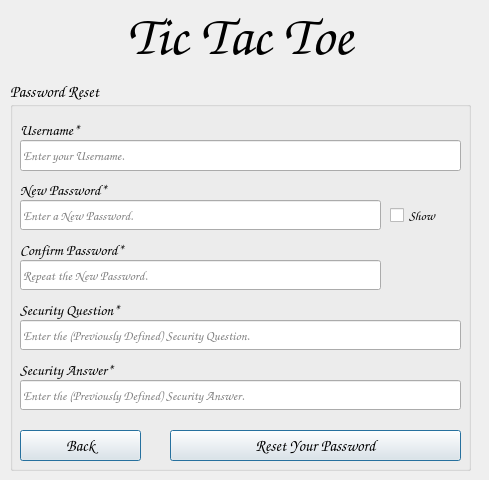
   <widget class="QWidget" name="page_3_password_reset">
    <widget class="QGroupBox" name="groupBox_2">
     <property name="geometry">
      <rect>
       <x>10</x>
       <y>80</y>
       <width>461</width>
       <height>391</height>
      </rect>
     </property>
     <property name="font">
      <font>
       <family>Comic Sans MS</family>
       <pointsize>12</pointsize>
       <italic>true</italic>
      </font>
     </property>
     <property name="title">
      <string>Password Reset</string>
     </property>
     <widget class="QLabel" name="resetUsernameLabel">
      <property name="enabled">
       <bool>true</bool>
      </property>
      <property name="geometry">
       <rect>
        <x>10</x>
        <y>40</y>
        <width>200</width>
        <height>20</height>
       </rect>
      </property>
      <property name="font">
       <font>
        <family>Comic Sans MS</family>
        <pointsize>11</pointsize>
        <italic>false</italic>
        <underline>false</underline>
        <strikeout>false</strikeout>
        <kerning>false</kerning>
        <fontweight>DemiBold</fontweight>
       </font>
      </property>
      <property name="text">
       <string>Username*</string>
      </property>
      <property name="alignment">
       <set>Qt::AlignLeading|Qt::AlignLeft|Qt::AlignVCenter</set>
      </property>
      <property name="wordWrap">
       <bool>false</bool>
      </property>
     </widget>
     <widget class="QLabel" name="resetSecurityQuestionLabel">
      <property name="enabled">
       <bool>true</bool>
      </property>
      <property name="geometry">
       <rect>
        <x>10</x>
        <y>220</y>
        <width>200</width>
        <height>20</height>
       </rect>
      </property>
      <property name="font">
       <font>
        <family>Comic Sans MS</family>
        <pointsize>11</pointsize>
        <italic>false</italic>
        <underline>false</underline>
        <strikeout>false</strikeout>
        <kerning>false</kerning>
        <fontweight>DemiBold</fontweight>
       </font>
      </property>
      <property name="text">
       <string>Security Question*</string>
      </property>
      <property name="alignment">
       <set>Qt::AlignLeading|Qt::AlignLeft|Qt::AlignVCenter</set>
      </property>
      <property name="wordWrap">
       <bool>false</bool>
      </property>
     </widget>
     <widget class="QLabel" name="resetSecurityAnswerLabel">
      <property name="enabled">
       <bool>true</bool>
      </property>
      <property name="geometry">
       <rect>
        <x>10</x>
        <y>280</y>
        <width>200</width>
        <height>20</height>
       </rect>
      </property>
      <property name="font">
       <font>
        <family>Comic Sans MS</family>
        <pointsize>11</pointsize>
        <italic>false</italic>
        <underline>false</underline>
        <strikeout>false</strikeout>
        <kerning>false</kerning>
        <fontweight>DemiBold</fontweight>
       </font>
      </property>
      <property name="text">
       <string>Security Answer*</string>
      </property>
      <property name="alignment">
       <set>Qt::AlignLeading|Qt::AlignLeft|Qt::AlignVCenter</set>
      </property>
      <property name="wordWrap">
       <bool>false</bool>
      </property>
     </widget>
     <widget class="QLabel" name="resetNewPasswordLabel">
      <property name="enabled">
       <bool>true</bool>
      </property>
      <property name="geometry">
       <rect>
        <x>10</x>
        <y>100</y>
        <width>200</width>
        <height>20</height>
       </rect>
      </property>
      <property name="font">
       <font>
        <family>Comic Sans MS</family>
        <pointsize>11</pointsize>
        <italic>false</italic>
        <underline>false</underline>
        <strikeout>false</strikeout>
        <kerning>false</kerning>
        <fontweight>DemiBold</fontweight>
       </font>
      </property>
      <property name="text">
       <string>New Password*</string>
      </property>
      <property name="alignment">
       <set>Qt::AlignLeading|Qt::AlignLeft|Qt::AlignVCenter</set>
      </property>
      <property name="wordWrap">
       <bool>false</bool>
      </property>
     </widget>
     <widget class="QLabel" name="resetConfirmPasswordLabel">
      <property name="enabled">
       <bool>true</bool>
      </property>
      <property name="geometry">
       <rect>
        <x>10</x>
        <y>160</y>
        <width>200</width>
        <height>20</height>
       </rect>
      </property>
      <property name="font">
       <font>
        <family>Comic Sans MS</family>
        <pointsize>11</pointsize>
        <italic>false</italic>
        <underline>false</underline>
        <strikeout>false</strikeout>
        <kerning>false</kerning>
        <fontweight>DemiBold</fontweight>
       </font>
      </property>
      <property name="text">
       <string>Confirm Password*</string>
      </property>
      <property name="alignment">
       <set>Qt::AlignLeading|Qt::AlignLeft|Qt::AlignVCenter</set>
      </property>
      <property name="wordWrap">
       <bool>false</bool>
      </property>
     </widget>
     <widget class="QLineEdit" name="resetUsernameLineEdit">
      <property name="enabled">
       <bool>true</bool>
      </property>
      <property name="geometry">
       <rect>
        <x>10</x>
        <y>60</y>
        <width>441</width>
        <height>31</height>
       </rect>
      </property>
      <property name="font">
       <font>
        <family>Comic Sans MS</family>
        <pointsize>10</pointsize>
        <italic>false</italic>
        <bold>false</bold>
        <underline>false</underline>
        <strikeout>false</strikeout>
        <kerning>false</kerning>
       </font>
      </property>
      <property name="focusPolicy">
       <enum>Qt::StrongFocus</enum>
      </property>
      <property name="text">
       <string/>
      </property>
      <property name="maxLength">
       <number>32</number>
      </property>
      <property name="frame">
       <bool>true</bool>
      </property>
      <property name="echoMode">
       <enum>QLineEdit::Normal</enum>
      </property>
      <property name="alignment">
       <set>Qt::AlignLeading|Qt::AlignLeft|Qt::AlignVCenter</set>
      </property>
      <property name="placeholderText">
       <string>Enter your Username.</string>
      </property>
      <property name="clearButtonEnabled">
       <bool>true</bool>
      </property>
     </widget>
     <widget class="QLineEdit" name="resetNewPasswordLineEdit">
      <property name="enabled">
       <bool>true</bool>
      </property>
      <property name="geometry">
       <rect>
        <x>10</x>
        <y>120</y>
        <width>361</width>
        <height>30</height>
       </rect>
      </property>
      <property name="font">
       <font>
        <family>Comic Sans MS</family>
        <pointsize>10</pointsize>
        <italic>false</italic>
        <bold>false</bold>
        <underline>false</underline>
        <strikeout>false</strikeout>
        <kerning>false</kerning>
       </font>
      </property>
      <property name="focusPolicy">
       <enum>Qt::StrongFocus</enum>
      </property>
      <property name="text">
       <string/>
      </property>
      <property name="maxLength">
       <number>32</number>
      </property>
      <property name="echoMode">
       <enum>QLineEdit::Password</enum>
      </property>
      <property name="alignment">
       <set>Qt::AlignLeading|Qt::AlignLeft|Qt::AlignVCenter</set>
      </property>
      <property name="placeholderText">
       <string>Enter a New Password.</string>
      </property>
      <property name="clearButtonEnabled">
       <bool>true</bool>
      </property>
     </widget>
     <widget class="QLineEdit" name="resetConfirmPasswordLineEdit">
      <property name="enabled">
       <bool>true</bool>
      </property>
      <property name="geometry">
       <rect>
        <x>10</x>
        <y>180</y>
        <width>361</width>
        <height>30</height>
       </rect>
      </property>
      <property name="font">
       <font>
        <family>Comic Sans MS</family>
        <pointsize>10</pointsize>
        <italic>false</italic>
        <bold>false</bold>
        <underline>false</underline>
        <strikeout>false</strikeout>
        <kerning>false</kerning>
       </font>
      </property>
      <property name="focusPolicy">
       <enum>Qt::StrongFocus</enum>
      </property>
      <property name="text">
       <string/>
      </property>
      <property name="maxLength">
       <number>32</number>
      </property>
      <property name="echoMode">
       <enum>QLineEdit::Password</enum>
      </property>
      <property name="alignment">
       <set>Qt::AlignLeading|Qt::AlignLeft|Qt::AlignVCenter</set>
      </property>
      <property name="placeholderText">
       <string>Repeat the New Password.</string>
      </property>
      <property name="clearButtonEnabled">
       <bool>true</bool>
      </property>
     </widget>
     <widget class="QCheckBox" name="showResetNewPasswordCheckBox">
      <property name="geometry">
       <rect>
        <x>380</x>
        <y>120</y>
        <width>71</width>
        <height>31</height>
       </rect>
      </property>
      <property name="font">
       <font>
        <family>Comic Sans MS</family>
        <pointsize>10</pointsize>
        <italic>false</italic>
        <bold>false</bold>
        <underline>false</underline>
        <strikeout>false</strikeout>
        <kerning>false</kerning>
       </font>
      </property>
      <property name="text">
       <string>Show</string>
      </property>
     </widget>
     <widget class="QLineEdit" name="resetSecurityQuestionLineEdit">
      <property name="enabled">
       <bool>true</bool>
      </property>
      <property name="geometry">
       <rect>
        <x>10</x>
        <y>240</y>
        <width>441</width>
        <height>30</height>
       </rect>
      </property>
      <property name="font">
       <font>
        <family>Comic Sans MS</family>
        <pointsize>10</pointsize>
        <italic>false</italic>
        <bold>false</bold>
        <underline>false</underline>
        <strikeout>false</strikeout>
        <kerning>false</kerning>
       </font>
      </property>
      <property name="focusPolicy">
       <enum>Qt::StrongFocus</enum>
      </property>
      <property name="text">
       <string/>
      </property>
      <property name="maxLength">
       <number>32</number>
      </property>
      <property name="frame">
       <bool>true</bool>
      </property>
      <property name="echoMode">
       <enum>QLineEdit::Normal</enum>
      </property>
      <property name="alignment">
       <set>Qt::AlignLeading|Qt::AlignLeft|Qt::AlignVCenter</set>
      </property>
      <property name="placeholderText">
       <string>Enter the (Previously Defined) Security Question.</string>
      </property>
      <property name="clearButtonEnabled">
       <bool>true</bool>
      </property>
     </widget>
     <widget class="QLineEdit" name="resetSecurityAnswerLineEdit">
      <property name="enabled">
       <bool>true</bool>
      </property>
      <property name="geometry">
       <rect>
        <x>10</x>
        <y>300</y>
        <width>441</width>
        <height>30</height>
       </rect>
      </property>
      <property name="font">
       <font>
        <family>Comic Sans MS</family>
        <pointsize>10</pointsize>
        <italic>false</italic>
        <bold>false</bold>
        <underline>false</underline>
        <strikeout>false</strikeout>
        <kerning>false</kerning>
       </font>
      </property>
      <property name="focusPolicy">
       <enum>Qt::StrongFocus</enum>
      </property>
      <property name="text">
       <string/>
      </property>
      <property name="maxLength">
       <number>32</number>
      </property>
      <property name="frame">
       <bool>true</bool>
      </property>
      <property name="echoMode">
       <enum>QLineEdit::Normal</enum>
      </property>
      <property name="alignment">
       <set>Qt::AlignLeading|Qt::AlignLeft|Qt::AlignVCenter</set>
      </property>
      <property name="placeholderText">
       <string>Enter the (Previously Defined) Security Answer.</string>
      </property>
      <property name="clearButtonEnabled">
       <bool>true</bool>
      </property>
     </widget>
     <widget class="QPushButton" name="resetPasswordButton">
      <property name="geometry">
       <rect>
        <x>160</x>
        <y>350</y>
        <width>291</width>
        <height>31</height>
       </rect>
      </property>
      <property name="font">
       <font>
        <family>Comic Sans MS</family>
        <pointsize>12</pointsize>
        <italic>false</italic>
        <bold>true</bold>
       </font>
      </property>
      <property name="text">
       <string>Reset Your Password</string>
      </property>
      <property name="autoDefault">
       <bool>true</bool>
      </property>
      <property name="default">
       <bool>true</bool>
      </property>
     </widget>
     <widget class="QPushButton" name="backButtonReset">
      <property name="geometry">
       <rect>
        <x>10</x>
        <y>350</y>
        <width>121</width>
        <height>31</height>
       </rect>
      </property>
      <property name="font">
       <font>
        <family>Comic Sans MS</family>
        <pointsize>12</pointsize>
        <italic>false</italic>
        <bold>true</bold>
       </font>
      </property>
      <property name="text">
       <string>Back</string>
      </property>
      <property name="autoDefault">
       <bool>true</bool>
      </property>
      <property name="default">
       <bool>true</bool>
      </property>
     </widget>
    </widget>
    <widget class="QLabel" name="gameNameLabelPage_6">
     <property name="geometry">
      <rect>
       <x>0</x>
       <y>0</y>
       <width>480</width>
       <height>71</height>
      </rect>
     </property>
     <property name="font">
      <font>
       <family>Comic Sans MS</family>
       <pointsize>42</pointsize>
       <italic>true</italic>
       <bold>true</bold>
       <underline>false</underline>
       <strikeout>false</strikeout>
       <kerning>false</kerning>
      </font>
     </property>
     <property name="text">
      <string>Tic Tac Toe</string>
     </property>
     <property name="scaledContents">
      <bool>false</bool>
     </property>
     <property name="alignment">
      <set>Qt::AlignCenter</set>
     </property>
    </widget>
   </widget>
